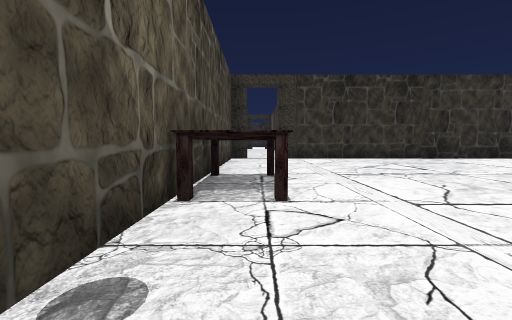
View 1 (above)

16 first-person views from a walk through a 3-D level made in the Unity game engine. The camera is 1.2 m above the floor, tilts 4° down and sees 90° across. Doors are open. The floor is counted in squares, 2 m on a side. Each view is taken from the middle of a square. On the plan, view 1 faces up. The plan holds only what a view shows up to about 9 squares ahead; the rest is blank. The place goes on beyond the plan. The player is left out. Some surface patterns are stand-ins.

View 2
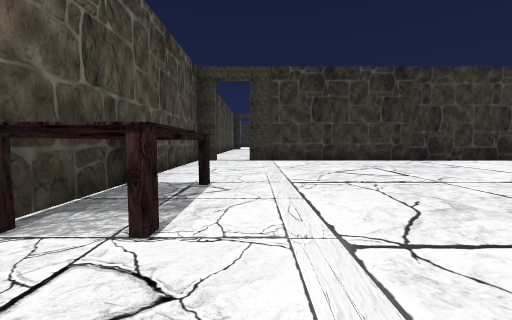

View 3
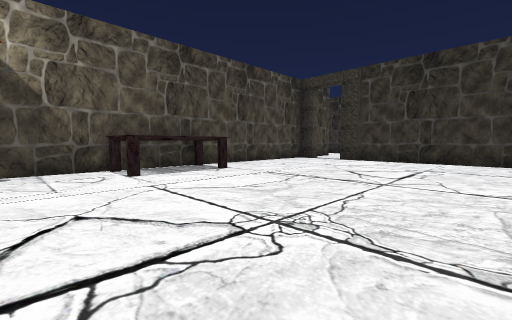

View 4
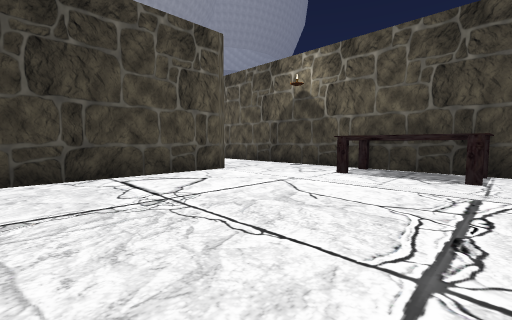

View 5
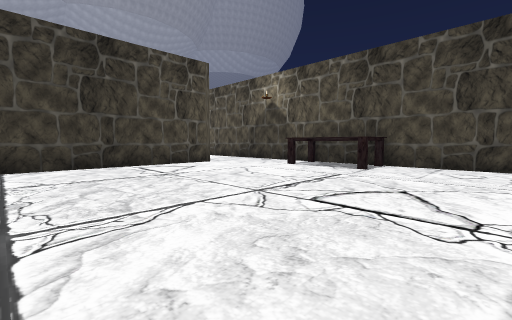

View 6
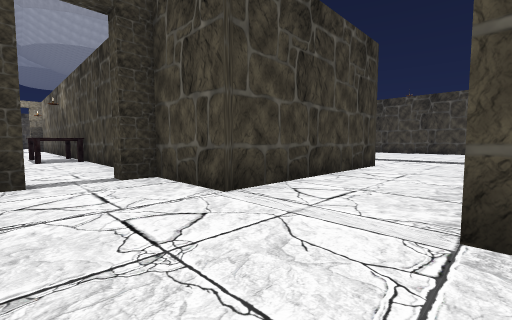

View 7
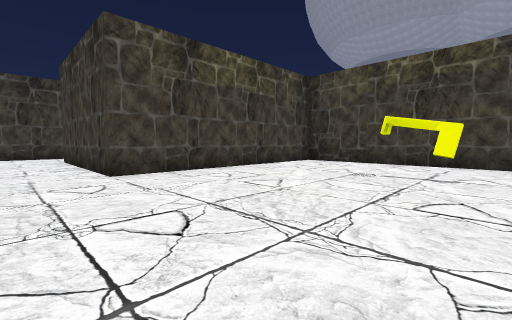

View 8
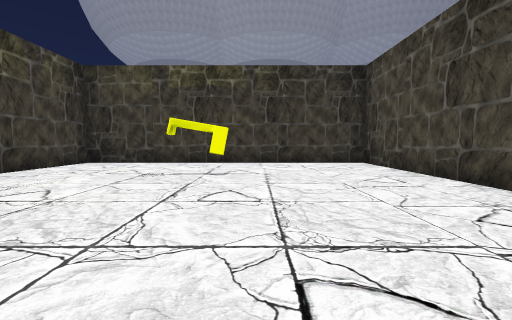

View 9
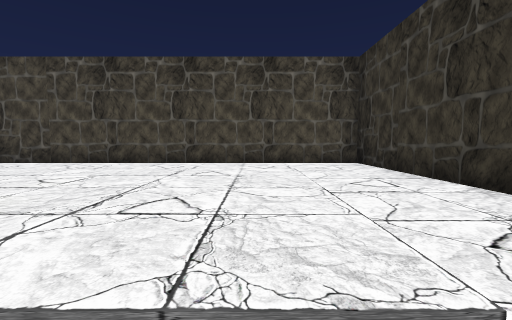

View 10
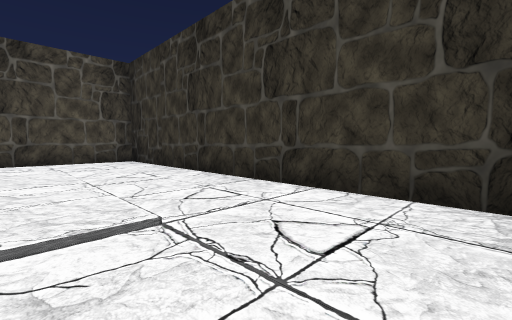

View 11
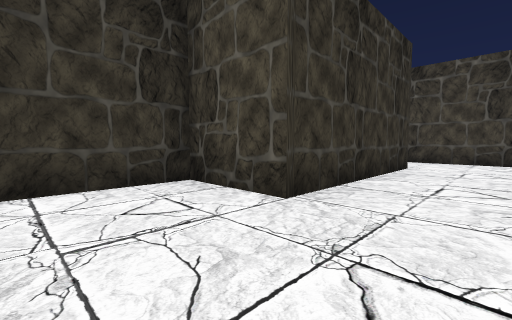

View 12
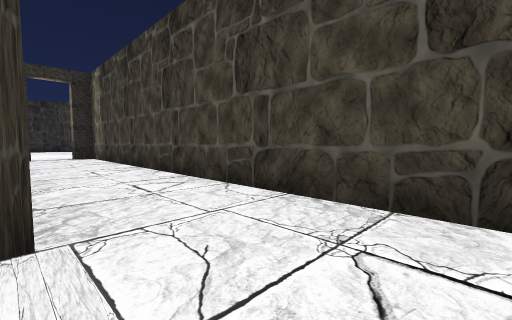

View 13
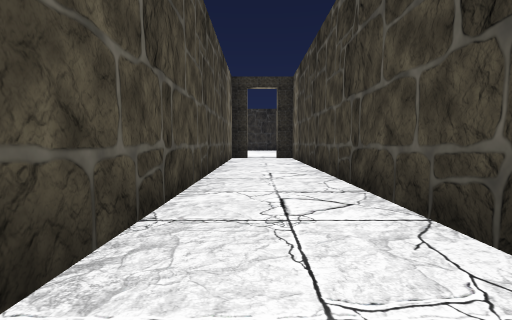

View 14
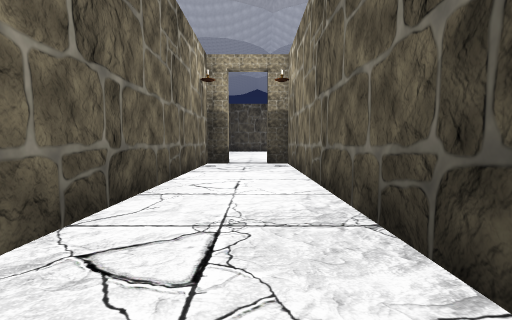

View 15
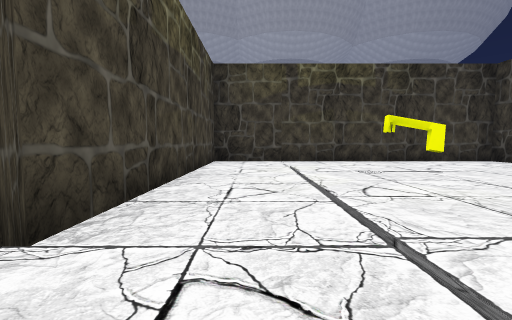

View 16
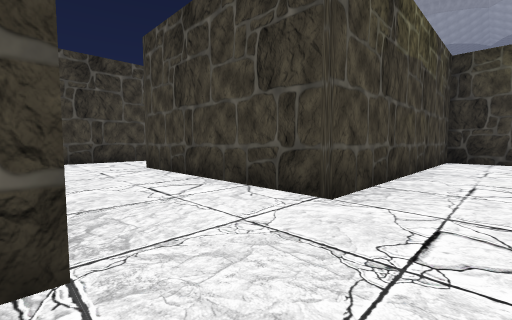

### Floor plan
Points are (right, up) in squares from view 1. A wall is a line through its corners. A room is listed if a view was taken in it or the views show most of it. See-through windows are left out.
Room 1 (views 1, 2, 3, 4, 5, 14)
walls: (1.2, 0.3) (6.1, 0.3); (-0.3, 9.3) (-0.9, 9.3); (-0.9, 9) (-0.9, -6.2) (-0.2, -6.2); (6.5, 9.3) (0.8, 9.3); (0.8, -6.2) (1.4, -6.2) (1.4, -0.2)
ways out: open door at (0.5, 9) to room 2; open door at (0.5, -6)
objects: table (0, 3) to (0, 5)
Room 2 (views 6, 7, 8, 9, 10, 11, 12, 13, 15, 16)
walls: (-10.5, 8.3) (-9.9, 8.3); (-1, 9.7) (-0.3, 9.7) (-0.3, 9.3); (1.4, 10.6) (1.4, 22.5); (-0.9, 22) (-0.9, 13.8) (-5.7, 13.8) (-5.7, 15.9) (-14.4, 15.9) (-14.4, 5) (-5.7, 5) (-5.7, 11.6) (-0.9, 11.6) (-0.9, 9)
ways out: open door at (0.5, 9) to room 1

Where each view was taken, in squares from view 1:
view 1: 0 up, 0 right, facing up
view 2: 1 up, 1 right, facing up
view 3: 1 up, 5 right, facing up-left
view 4: 5 up, 5 right, facing down-left
view 5: 7 up, 6 right, facing down-left
view 6: 14 up, 1 right, facing down-left
view 7: 13 up, 11 left, facing down-right
view 8: 13 up, 11 left, facing down
view 9: 13 up, 7 left, facing left
view 10: 13 up, 6 left, facing up-left
view 11: 12 up, 8 left, facing up-right
view 12: 12 up, 1 left, facing up-right
view 13: 13 up, 0 right, facing up
view 14: 1 up, 0 right, facing down
view 15: 13 up, 7 left, facing down
view 16: 14 up, 7 left, facing down-right
